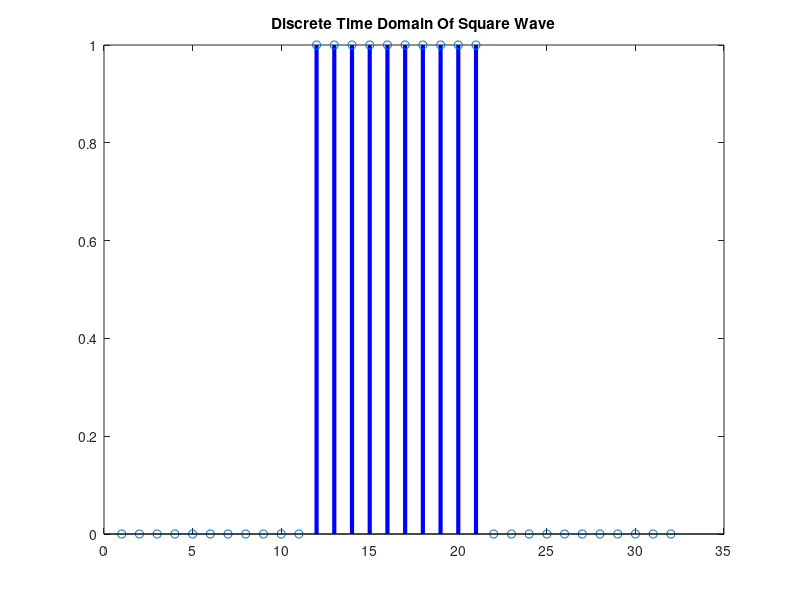
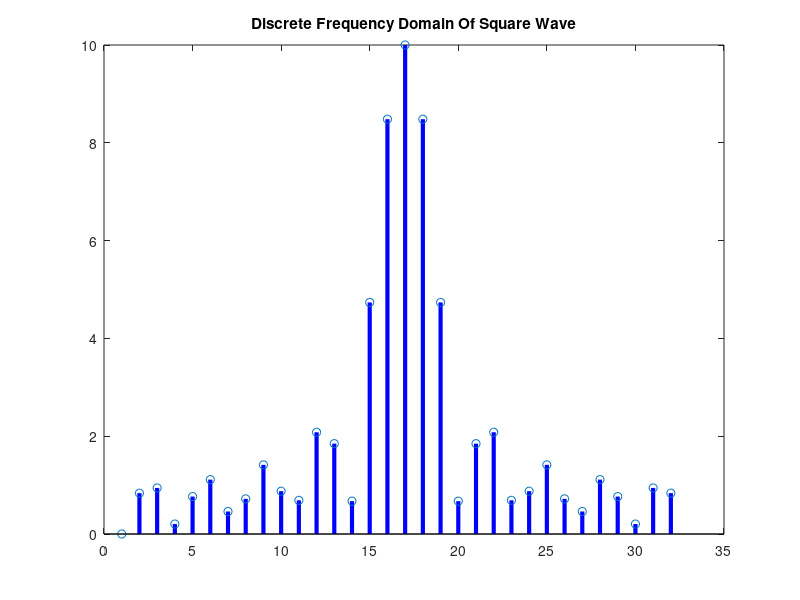

Reproduce these figures in MATLAB, in order.
% Abdullah Azzam Olcay - Gebze Technical University
% Discrete Time Of Square Wave And Fast Fourier Transform
clear all;clc;
N=2^5;     
K = ceil((N) / 3); 
x = zeros(1, N);  
x(1:(K)) = 0;
x(K+1:(2*K)) = 1;
x(2*K:N) = 0;
figure;
stem(x,'LineWidth', 3, 'Color', 'b');
title('Discrete Time Domain Of Square Wave');
fourier_transform_of_sq=fftshift(fft(x));
figure;
stem(abs(fourier_transform_of_sq),'LineWidth', 3, 'Color', 'b');
title('Discrete Frequency Domain Of Square Wave');